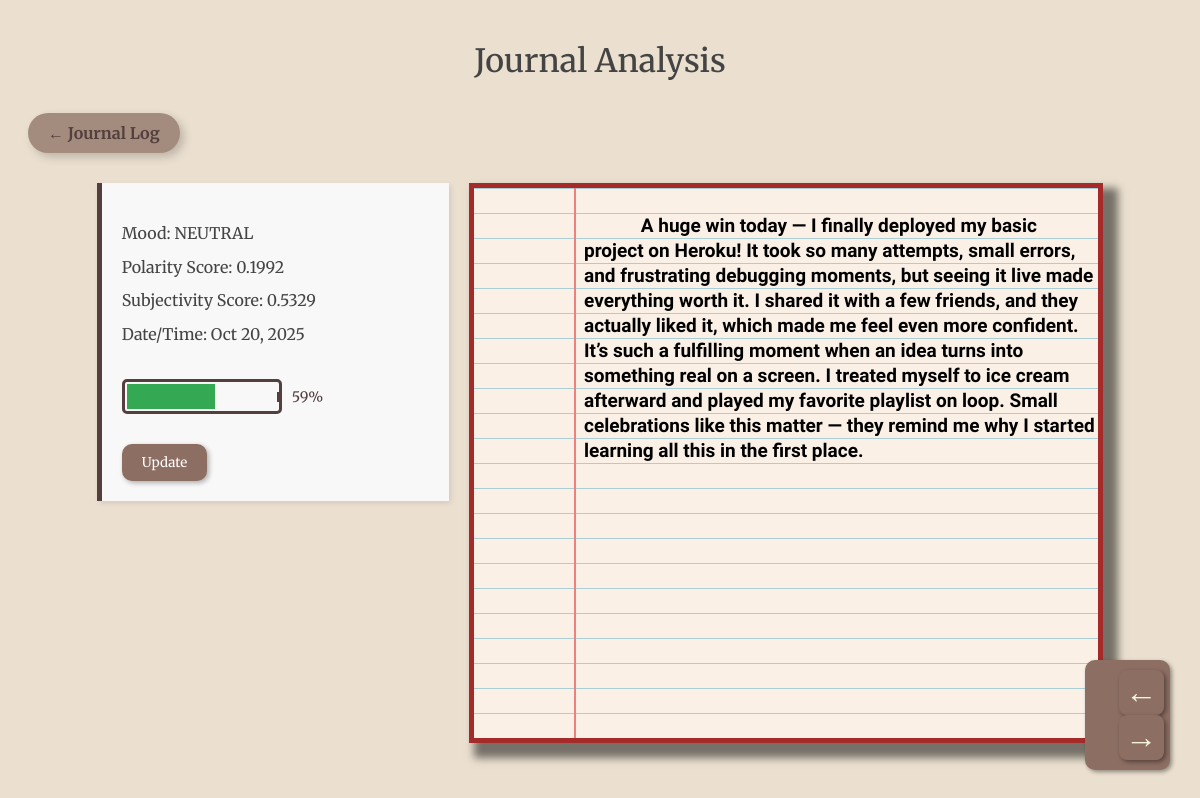
/entry/20, run on the app's committed database.
### app.py (models this page shows)
class Journal(db.Model):
    id=db.Column(db.Integer,primary_key=True)
    userid=db.Column(db.String(50))
    content=db.Column(db.Text,nullable=False)
    date_created=db.Column(db.DateTime,default=datetime.utcnow)
    sentiment_score=db.Column(db.Float,nullable=False)
    mood_label=db.Column(db.String(15),nullable=False)
    subjectivity_score=db.Column(db.Float,nullable=False)

### app.py (the view)
@app.route('/entry/<int:id>')
def entry(id):
    entry_to_analyse=Journal.query.get_or_404(id)
    previous_entry=Journal.query.filter(Journal.id>id).order_by(Journal.id.asc()).first()
    next_entry=Journal.query.filter(Journal.id<id).order_by(Journal.id.desc()).first()
    previous_id=previous_entry.id if previous_entry else None
    next_id=next_entry.id if next_entry else None
    return render_template('entry_detail.html',entry_to_analyse=entry_to_analyse,previous_id=previous_id,next_id=next_id)

### templates/entry_detail.html (shortened to what this page needs)
{% extends "base.html" %}
{% block body %}
<h1>Journal Analysis</h1>
<div class="link-box">
    <a href="{{url_for('contents')}}">← Journal Log</a>
</div>
<div class="analysis-page-layout">
    <div class="analysis-card-container">
    <div class="analysis-card">
        <ol>
            <li>Mood: {{ entry_to_analyse.mood_label }}</li>
            <li>Polarity Score: {{ entry_to_analyse.sentiment_score | round(4) }}</li>
            <li>Subjectivity Score: {{ entry_to_analyse.subjectivity_score | round(4) }}</li>
            <li>Date/Time: {{ entry_to_analyse.date_created.strftime('%b %d, %Y') }}</li>
        </ol>
        <div class="mood-battery-container">
    {% set score = entry_to_analyse.sentiment_score %}
    {% set fill_percent = ((score + 1) * 50) | int %}
    <div class="battery-casing">
        <div class="battery-cap"></div>
        <div class="battery-fill" style="width: {{ fill_percent | string + '%' | safe }};"></div>
    </div>
    <span class="battery-label">{{ fill_percent }}%</span>
</div>
        <form action="{{ url_for('update', id=entry_to_analyse.id) }}" method="GET">
           <input type="submit" value="Update">
        </form>
    </div>
</div>
<div class="journal-page-container">
        <div class="entry-page">
            {{ entry_to_analyse.content }}
        </div>
    </div>
</div>
<div class="navigation">
    {% if previous_id is not none %}
        <form method="GET" action="{{ url_for('entry', id=previous_id) }}">
            <button type="submit"> &leftarrow; </button>
        </form>
    {% else %}
        <span class="disabled-nav left-arrow"> &leftarrow; </span>
    {% endif %}
    {% if next_id is not none %}
        <form method="GET" action="{{ url_for('entry', id=next_id) }}">
            <button type="submit"> &rightarrow; </button>
        </form>
    {% else %}
        <span class="disabled-nav right-arrow"> &rightarrow; </span>
    {% endif %}
</div>
{% endblock %}

### static/css/style.css (style rules this page uses)
input[type="submit"] { background-color: #8D6E63; color: white; padding: 10px 20px; border-radius: 10px; font-family: "Merriweather", serif; border: none; cursor: pointer; box-shadow: 2px 2px 5px rgba(0, 0, 0, 0.3); }
form { text-align: right; width: 70%; margin-left: auto; }
body { background-image: url('https://images.unsplash.com/photo-1517487292193-195f1c9900ec?q=80&w=2000&auto=format&fit=crop'); background-size: cover; background-attachment: fixed; background-color: #EBE0D0; padding-top: 2px; }
h1 { color: #444444; text-align: center; font-family: "Merriweather", serif; font-optical-sizing: auto; font-weight: 500; font-style: normal; padding: 10px }
.entry-page { background: #faf0e6; background-image: linear-gradient(90deg, transparent 100px, #F08080 100px, #f08080 102px, transparent 102px), repeating-linear-gradient( 0deg, transparent, transparent 24px, #abced4 24px, #abced4 25px ); padding-left: 110px; width: 100%; height: 100%; min-height: 100px; box-sizing: border-box; border: none; line-height: 25px; font-size: 19px; font-family: "Indie Flower", cursive; font-weight: bolder; font-style: normal; white-space: pre-wrap; }
.navigation { background-color: #8D6E63; color: white; padding: 10px 20px; border-radius: 10px; font-family: "Merriweather", serif; border: none; cursor: pointer; box-shadow: 2px 2px 4px rgba(0, 0, 0, 0.4); display: inline-block; position: fixed; bottom: 30px; right: 30px; z-index: 1000; }
.navigation button { background-color: #8D6E63; color: #F5F5DC; border: none; border-radius: 8px; width: 45px; height: 45px; font-size: 2em; padding: 0; box-shadow: 2px 2px 4px rgba(0, 0, 0, 0.4); cursor: pointer; }
.analysis-page-layout { display: flex; width: 85%; margin: 30px auto; align-items: flex-start; }
.analysis-card-container { flex: 0 0 35%; padding-right: 20px; min-height: 70vh; }
.journal-page-container { flex: 1 1 65%; min-height: 70vh; }
.analysis-card { padding: 20px; background-color: #F8F8F8; border-left: 5px solid #543F3F; box-shadow: 2px 2px 5px rgba(0, 0, 0, 0.1); font-family: 'Merriweather', serif; color: #444; }
.analysis-card ol { list-style: none; padding: 0; margin-bottom: 30px; }
.analysis-card li { line-height: 1.8; margin-bottom: 5px; }
.analysis-card form { width: auto; margin: 30px 0 0 0; text-align: left; }
.journal-page-container .entry-page { width: 100%; height: 100%; min-height: 70vh; box-shadow: 10px 10px 8px 5px rgba(0, 0, 0, 0.5); border: 5px solid brown; box-sizing: border-box; }
.mood-battery-container { margin-top: 15px; margin-bottom: 25px; display: flex; align-items: center; }
.battery-casing { width: 150px; height: 25px; border: 3px solid #543F3F; border-radius: 5px; position: relative; padding: 2px; display: flex; align-items: center; overflow: hidden; }
.battery-cap { width: 5px; height: 10px; background-color: #543F3F; border-radius: 0 3px 3px 0; margin-left: 150px; position: absolute; }
.battery-fill { height: 100%; transition: width 0.5s ease; background-color: #34A853; }
.battery-label { margin-left: 10px; font-size: 0.9em; color: #543F3F; }
.link-box { background-color: #A38C7D; border-radius: 50px; box-shadow: 4px 4px 10px rgba(0, 0, 0, 0.2); width: fit-content; padding: 10px 20px; margin: 20px; cursor: pointer; }
.link-box a { color: #543F3F; text-decoration: none; font-family: 'Merriweather', serif; font-weight: 700; display: block; }

### data on the page
Journal: mood_label "NEUTRAL", sentiment_score "0.1992", subjectivity_score "0.5329", date_created "Oct 20, 2025", content "A huge win today — I finally deployed my basic project on Heroku! It took so many attempts, small errors, and frustrating debugging moments, but seeing it live made everything worth it. I shared it with a few friends, and they actually liked it, which made me feel even more confident. It’s such a fulfilling moment when an idea turns into something real on a screen. I treated myself to ice cream afterward and played my favorite playlist on loop. Small celebrations like this matter — they remind me why I started learning all this in the first place."

### other printed values
{{ fill_percent }} "59"
